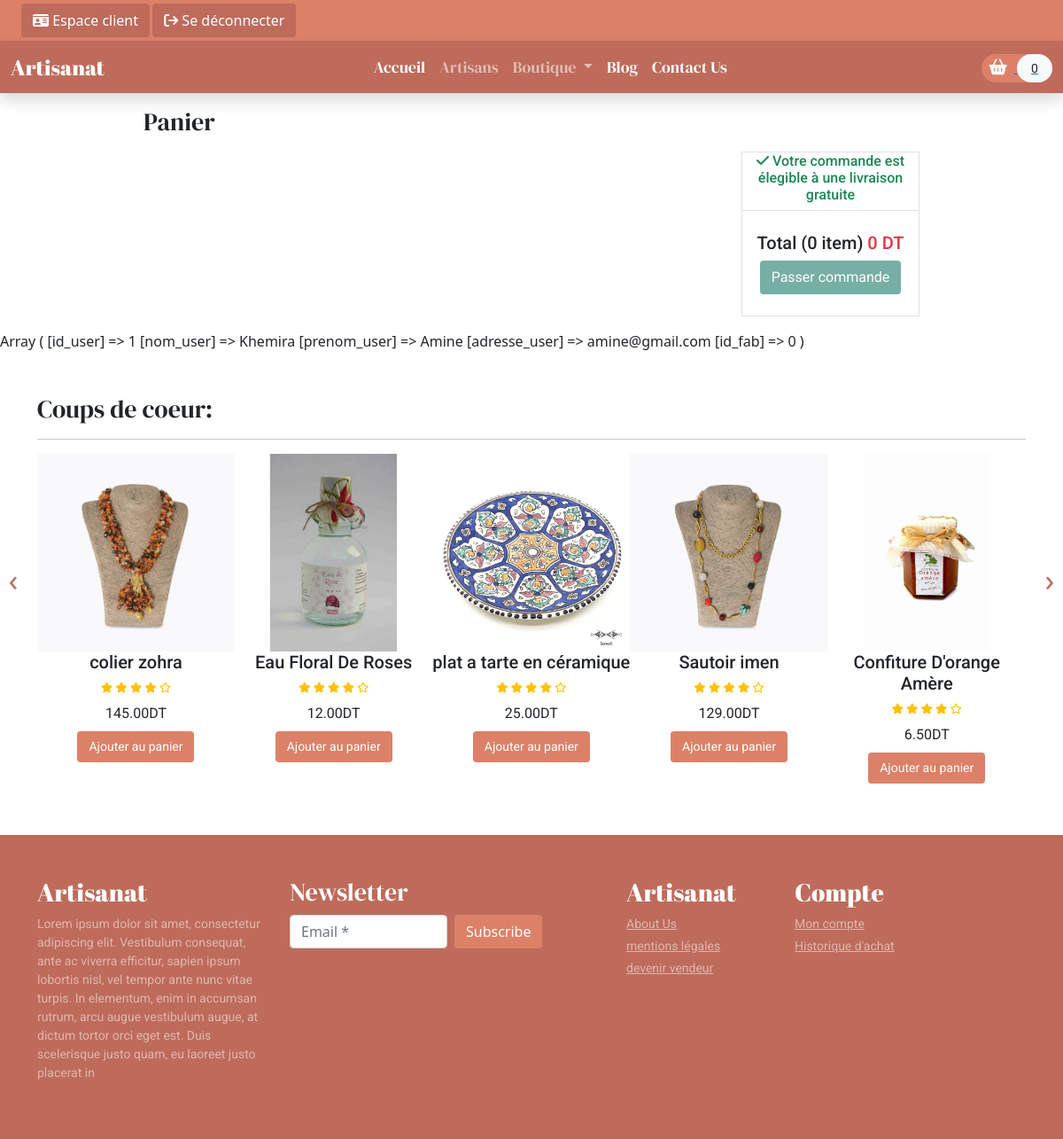
Page /panier.php (signed in) on the committed database.
### tables this page shows
CREATE TABLE `produit` (
  `id_produit` int(50) NOT NULL,
  `nom_produit` varchar(50) NOT NULL,
  `Prix_produit` double(10,2) NOT NULL,
  `id_fab` int(20) NOT NULL,
  `image_produit` varchar(255) NOT NULL,
  `Dajout_produit` datetime DEFAULT current_timestamp(),
  `categorie` varchar(20) NOT NULL
);

### panier.php (called while the page is built, shortened)
<?php
include ('header.php');
?>
<?php
include('Template/_panier-template.php');
include('Template/_top-sale.php');
?>
<?php
include ('Footer.php')
?>

### functions.php (called while the page is built, shortened)
<?php
require ('Database/DBController.php');
require ('Database/Product.php');
$db = new DBController();
$product = new Product($db);
$product->getData();
$Cart = new cart($db);

### Database/Product.php (called while the page is built, shortened)
<?php
class Product
{
    public $db = null;
    public function __construct(DBController $db)
    {
        $this->db=$db;
    }
    public function getData($table='produit'){
        $result=$this->db->con->query("SELECT * FROM {$table}");
        $resultArray =array();
        while($item=mysqli_fetch_array($result,MYSQLI_ASSOC)){
            $resultArray[]=$item;
        }
        return $resultArray;
    }
    public function getData2($table='produit'){
        $result=$this->db->con->query("SELECT * FROM {$table} WHERE id_user={$_SESSION['userID']}");
        $resultArray =array();
        return $resultArray;
    }
}

### Database/DBController.php (called while the page is built, shortened)
<?php
class DBController
{
    protected $host='localhost';
    protected $user='root';
    protected $password ='';
    protected $database="artisanat";
    public function __construct()
    {
        $this->con=mysqli_connect($this->host,$this->user,$this->password,$this->database);
    }
}

### Template/_top-sale.php (the view, shortened to what this page needs)
<?php
if(isset($_SESSION['userID'])){
    $userr=$user->get_user_info($_SESSION['userID']);
    print_r($userr);
}
$product_shuffle = $product->getData();
shuffle($product_shuffle);
?>
<section id="top-sale">
    <div class="container py-5">
        <h3 class="font-Serif">Coups de coeur:</h3>
        <hr>
        <div class="owl-carousel owl-theme">
            <?php foreach ($product_shuffle as $item){?>
            <div class="item">
                <div class="product font-Roboto">
                    <a href="<?php printf('%s?item_id=%s','product.php',$item['id_produit'])?>"><img src="<?php echo $item['image_produit'] ?? './assets/product/argile.jpg';?>" alt="product1" class="img-fluid"></a>
                    <div class="text-center">
                        <h5><?php echo $item['nom_produit'] ?? 'uknown'; ?></h5>
                        <div class="rating text-warning font-size-12">
                            <span><i class="fa-solid fa-star"></i></span>
                            <span><i class="fa-solid fa-star"></i></span>
                            <span><i class="fa-solid fa-star"></i></span>
                            <span><i class="fa-solid fa-star"></i></span>
                            <span><i class="fa-regular fa-star"></i></span>
                        </div>
                        <div class="price py-2">
                            <span><?php echo $item['Prix_produit'] ?? '0'; ?></span>DT
                        </div>
                        <form method="post">
                            <?php
                            if(in_array($item['id_produit'],$Cart->getCartid($product->getData2("panier"))??[])){
                                echo  '<button type="submit" disabled class="btn color-secondalt-bg font-size-14 text-white font-Roboto">Dans le panier</button>';
                            }else{
                                echo  '<button type="submit" name="top_sale_submit" class="btn color-primaryalt-bg font-size-14 text-white font-Roboto">Ajouter au panier</button>';
                            }
                            ?>
                        </form>
                    </div>
                </div>
            </div>
            <?php }?>
        </div>
    </div>
</section>

### style.css (style rules this page uses)
button, button:focus { outline: none !important; box-shadow: none !important; }
.font-Serif { font-family: "DM Serif Display", cursive; }
.font-Roboto { font-family: "Roboto", cursive; }
.font-size-12 { font-size: 12px; }
.font-size-14 { font-size: 14px; }
.color-primaryalt-bg { background: #dc8168; }
#top-sale .owl-carousel .item .product a { overflow: hidden; }
#top-sale .owl-carousel .item .product img { transition: transform 0.5s ease; }

### rows in the picture
produit: image_produit (picture), nom_produit "colier zohra", Prix_produit "145.00"
produit: image_produit (picture), nom_produit "Eau Floral De Roses", Prix_produit "12.00"
produit: image_produit (picture), nom_produit "plat a tarte en céramique", Prix_produit "25.00"
produit: image_produit (picture), nom_produit "Sautoir imen", Prix_produit "129.00"
produit: image_produit (picture), nom_produit "Confiture D'orange Amère", Prix_produit "6.50"

### other values in the picture
count($product->getData2("panier")) "0"
